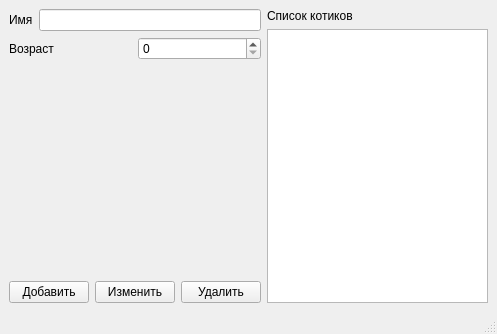
<?xml version="1.0" encoding="UTF-8"?>
<ui version="4.0">
 <class>MainWindow</class>
 <widget class="QMainWindow" name="MainWindow">
  <property name="geometry">
   <rect>
    <x>0</x>
    <y>0</y>
    <width>497</width>
    <height>334</height>
   </rect>
  </property>
  <property name="windowTitle">
   <string>MainWindow</string>
  </property>
  <widget class="QWidget" name="centralwidget">
   <layout class="QGridLayout" name="gridLayout_2">
    <item row="0" column="0">
     <layout class="QGridLayout" name="gridLayout">
      <item row="0" column="0">
       <layout class="QHBoxLayout" name="horizontalLayout">
        <item>
         <widget class="QLabel" name="nameLabel">
          <property name="text">
           <string>Имя</string>
          </property>
         </widget>
        </item>
        <item>
         <widget class="QLineEdit" name="name">
          <property name="maxLength">
           <number>50</number>
          </property>
         </widget>
        </item>
       </layout>
      </item>
      <item row="1" column="0">
       <layout class="QHBoxLayout" name="horizontalLayout_2">
        <item>
         <widget class="QLabel" name="ageLabel">
          <property name="text">
           <string>Возраст</string>
          </property>
         </widget>
        </item>
        <item>
         <widget class="QSpinBox" name="age">
          <property name="maximum">
           <number>29</number>
          </property>
         </widget>
        </item>
       </layout>
      </item>
      <item row="2" column="0">
       <spacer name="verticalSpacer">
        <property name="orientation">
         <enum>Qt::Vertical</enum>
        </property>
        <property name="sizeHint" stdset="0">
         <size>
          <width>20</width>
          <height>40</height>
         </size>
        </property>
       </spacer>
      </item>
      <item row="3" column="0">
       <layout class="QHBoxLayout" name="horizontalLayout_3">
        <item>
         <widget class="QPushButton" name="addButton">
          <property name="text">
           <string>Добавить</string>
          </property>
         </widget>
        </item>
        <item>
         <widget class="QPushButton" name="changeButton">
          <property name="text">
           <string>Изменить</string>
          </property>
         </widget>
        </item>
        <item>
         <widget class="QPushButton" name="deleteButton">
          <property name="text">
           <string>Удалить</string>
          </property>
         </widget>
        </item>
       </layout>
      </item>
     </layout>
    </item>
    <item row="0" column="1">
     <layout class="QVBoxLayout" name="verticalLayout">
      <item>
       <widget class="QLabel" name="pets_label">
        <property name="text">
         <string>Список котиков</string>
        </property>
       </widget>
      </item>
      <item>
       <widget class="QListWidget" name="petsList"/>
      </item>
     </layout>
    </item>
   </layout>
  </widget>
  <widget class="QMenuBar" name="menubar">
   <property name="geometry">
    <rect>
     <x>0</x>
     <y>0</y>
     <width>497</width>
     <height>21</height>
    </rect>
   </property>
  </widget>
  <widget class="QStatusBar" name="statusbar"/>
 </widget>
 <resources/>
 <connections/>
</ui>
